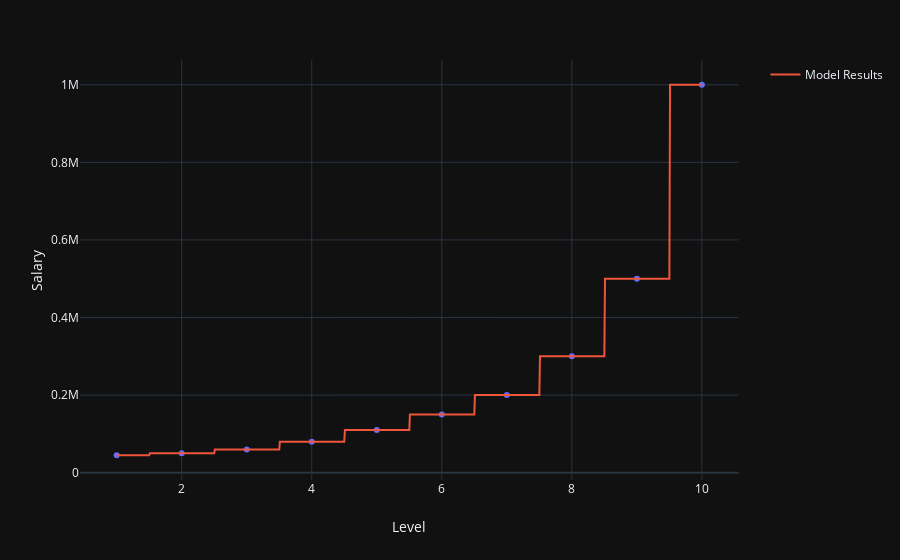

Notebook code for this chart:
### Markdown cell above
## Step 3: Analyze Results

### Code cell
fig = px.scatter(dataset, x='Level', y='Salary')
fig.add_trace(go.Scatter(x = X_grid.flatten(), y = y_pred, name = 'Model Results', mode = 'lines'))
fig.show()
fig.write_image('regression_results.png')

### Figure 1 — Plotly figure (JSON) as saved in the notebook; plotly's stock layout.template omitted (floating-point values rounded to 4 significant figures; data arrays with more than 128 entries replaced by an {"elided": "..."} marker saying what was removed)
{"data": [{"hoverlabel": {"namelength": 0}, "hovertemplate": "Level=%{x}<br>Salary=%{y}", "legendgroup": "", "marker": {"color": "#636efa", "symbol": "circle"}, "mode": "markers", "name": "", "showlegend": false, "type": "scatter", "x": [1, 2, 3, 4, 5, 6, 7, 8, 9, 10], "xaxis": "x", "y": [45000, 50000, 60000, 80000, 110000, 150000, 200000, 300000, 500000, 1000000], "yaxis": "y"}, {"mode": "lines", "name": "Model Results", "type": "scatter", "x": {"elided": "900 float values"}, "y": {"elided": "900 int values"}}], "layout": {"autosize": true, "legend": {"tracegroupgap": 0}, "margin": {"t": 60}, "xaxis": {"anchor": "y", "autorange": true, "domain": [0, 0.98], "range": [0.4286, 10.57], "title": {"text": "Level"}, "type": "linear"}, "yaxis": {"anchor": "x", "autorange": true, "domain": [0, 1], "range": [-17840.0, 1063000.0], "title": {"text": "Salary"}, "type": "linear"}}}
